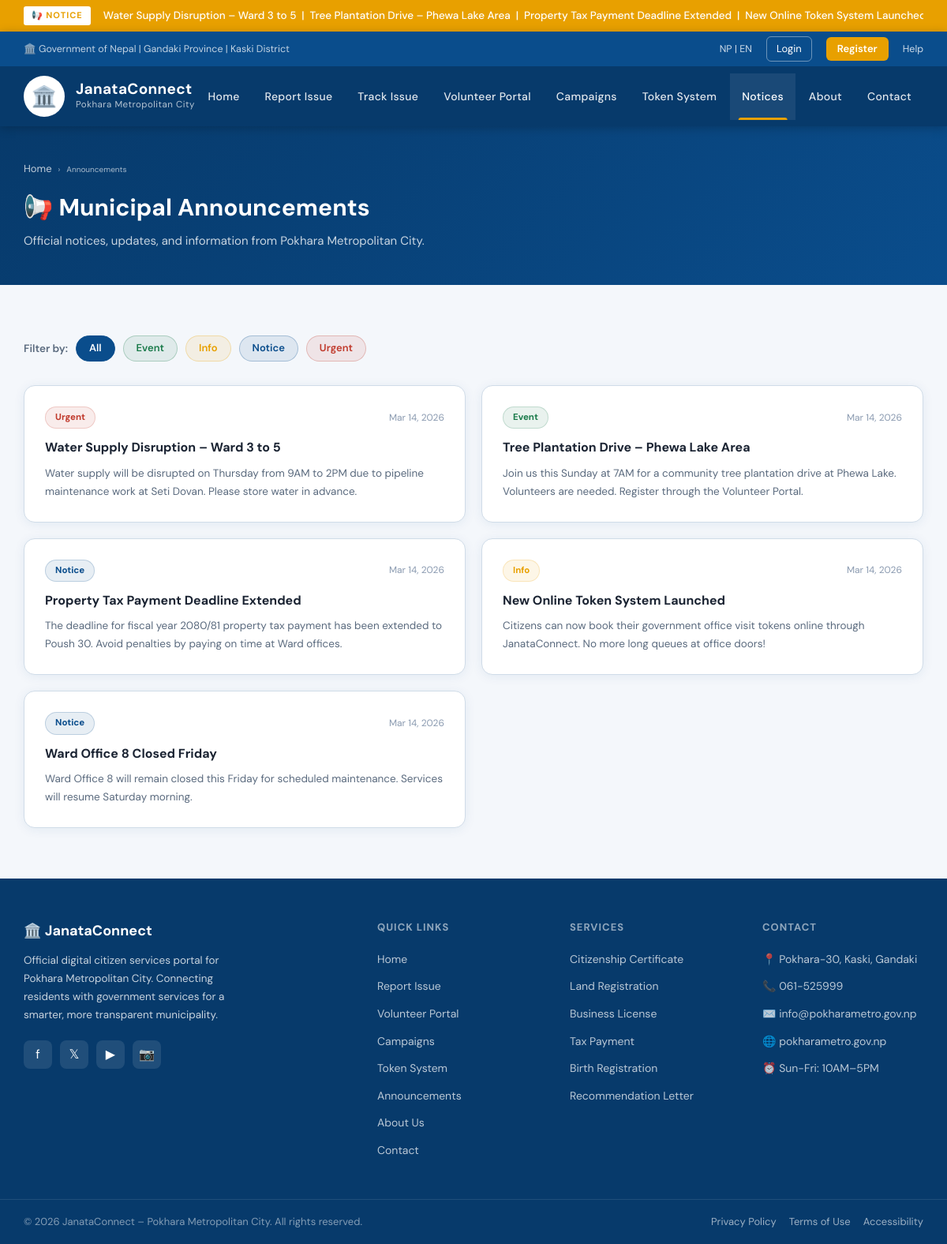
The app's page /announcements.php with its own data.
### tables this page shows
CREATE TABLE IF NOT EXISTS announcements (
    id INT AUTO_INCREMENT PRIMARY KEY,
    title VARCHAR(250) NOT NULL,
    body TEXT NOT NULL,
    tag VARCHAR(40) DEFAULT 'Notice',
    tag_color VARCHAR(20) DEFAULT '#0a4d8c',
    is_ticker TINYINT(1) DEFAULT 1,
    is_active TINYINT(1) DEFAULT 1,
    created_at TIMESTAMP DEFAULT CURRENT_TIMESTAMP,
    updated_at TIMESTAMP DEFAULT CURRENT_TIMESTAMP ON UPDATE CURRENT_TIMESTAMP
);

### announcements.php (the view, shortened to what this page needs)
<?php
$conn = getDB();
$tag_filter = $conn->real_escape_string($_GET['tag'] ?? '');
$where = "WHERE is_active=1" . ($tag_filter ? " AND tag='$tag_filter'" : '');
$announcements = $conn->query("SELECT * FROM announcements $where ORDER BY created_at DESC");
$tags_res = $conn->query("SELECT DISTINCT tag, tag_color FROM announcements WHERE is_active=1 ORDER BY tag");
$tags = [];
while ($t = $tags_res->fetch_assoc()) $tags[] = $t;
include 'includes/header.php';
?>
<div class="page-banner">
  <div class="container">
    <div class="breadcrumb">
      <a href="index.php">Home</a> <span>›</span> <span>Announcements</span>
    </div>
    <h1>📢 Municipal Announcements</h1>
    <p>Official notices, updates, and information from Pokhara Metropolitan City.</p>
  </div>
</div>
<section class="section">
  <div class="container">
    <div style="display:flex;gap:10px;flex-wrap:wrap;margin-bottom:30px;align-items:center;">
      <span style="font-size:13.5px;color:#5a6a7e;font-weight:600;">Filter by:</span>
      <a href="announcements.php" style="padding:5px 16px;border-radius:20px;font-size:13px;font-weight:600;text-decoration:none;
        background:<?= !$tag_filter ? 'var(--primary)' : '#f0f5ff' ?>;
        color:<?= !$tag_filter ? 'white' : 'var(--primary)' ?>;border:1.5px solid var(--primary);">
        All
      </a>
      <?php foreach ($tags as $t): ?>
      <a href="announcements.php?tag=<?= urlencode($t['tag']) ?>"
         style="padding:5px 16px;border-radius:20px;font-size:13px;font-weight:600;text-decoration:none;
           background:<?= ($tag_filter == $t['tag']) ? $t['tag_color'] : $t['tag_color'].'18' ?>;
           color:<?= ($tag_filter == $t['tag']) ? 'white' : $t['tag_color'] ?>;
           border:1.5px solid <?= $t['tag_color'] ?>44;">
        <?= htmlspecialchars($t['tag']) ?>
      </a>
      <?php endforeach; ?>
    </div>
    <div style="display:grid;grid-template-columns:1fr 1fr;gap:20px;">
      <?php
      while ($a = $announcements->fetch_assoc()):
      ?>
      <div style="background:white;border-radius:14px;padding:26px;box-shadow:0 2px 14px rgba(10,77,140,0.08);border:1.5px solid #d0dce8;transition:box-shadow 0.2s;"
           onmouseover="this.style.boxShadow='0 6px 28px rgba(10,77,140,0.14)'"
           onmouseout="this.style.boxShadow='0 2px 14px rgba(10,77,140,0.08)'">
        <div style="display:flex;justify-content:space-between;align-items:center;margin-bottom:13px;">
          <span style="background:<?= htmlspecialchars($a['tag_color']) ?>18;color:<?= htmlspecialchars($a['tag_color']) ?>;
            font-size:11.5px;font-weight:700;padding:4px 12px;border-radius:20px;
            border:1px solid <?= htmlspecialchars($a['tag_color']) ?>33;">
            <?= htmlspecialchars($a['tag']) ?>
          </span>
          <span style="font-size:12px;color:#8a9ab0;"><?= date('M j, Y', strtotime($a['created_at'])) ?></span>
        </div>
        <h3 style="font-size:16px;font-weight:700;color:#1a2332;margin-bottom:10px;line-height:1.4;">
          <?= htmlspecialchars($a['title']) ?>
        </h3>
        <p style="font-size:13.5px;color:#5a6a7e;line-height:1.7;"><?= nl2br(htmlspecialchars($a['body'])) ?></p>
      </div>
      <?php endwhile; ?>
    </div>
  </div>
</section>
<?php include 'includes/footer.php'; ?>

### css/style.css (style rules this page uses)
:root { --primary: #0a4d8c; --primary-dark: #073a6b; --primary-light: #1a6bbf; --accent: #e8a000; --accent-light: #f5c842; --red: #c0392b; --green: #1a7a4a; --text: #1a2332; --text-muted: #5a6a7e; --bg: #f4f7fb; --bg-white: #ffffff; --border: #d0dce8; --shadow: 0 2px 16px rgba(10,77,140,0.10); --shadow-md: 0 4px 32px rgba(10,77,140,0.14); --radius: 10px; --radius-lg: 18px; --transition: 0.22s ease; }
*, *::before, *::after { box-sizing: border-box; margin: 0; padding: 0; }
html { scroll-behavior: smooth; }
body { font-family: 'DM Sans', 'Mukta', sans-serif; background: var(--bg); color: var(--text); line-height: 1.6; min-height: 100vh; }
.container { max-width: 1180px; margin: 0 auto; padding: 0 20px; }
.section { padding: 64px 0; }
.page-banner { background: linear-gradient(135deg, var(--primary-dark), var(--primary)); color: white; padding: 44px 0; }
.page-banner h1 { font-size: 30px; font-weight: 700; margin-bottom: 6px; }
.page-banner p { color: rgba(255,255,255,0.78); font-size: 15px; }
.breadcrumb { display: flex; align-items: center; gap: 8px; font-size: 13px; color: rgba(255,255,255,0.65); margin-bottom: 14px; }
.breadcrumb a { color: rgba(255,255,255,0.75); text-decoration: none; }
.breadcrumb span { font-size: 10px; }

### records on screen
announcements: tag "Urgent", created_at "Mar 14, 2026", title "Water Supply Disruption – Ward 3 to 5", body "Water supply will be disrupted on Thursday from 9AM to 2PM due to pipeline maintenance work at Seti Dovan. Please store water in advance."
announcements: tag "Event", created_at "Mar 14, 2026", title "Tree Plantation Drive – Phewa Lake Area", body "Join us this Sunday at 7AM for a community tree plantation drive at Phewa Lake. Volunteers are needed. Register through the Volunteer Portal."
announcements: tag "Notice", created_at "Mar 14, 2026", title "Property Tax Payment Deadline Extended", body "The deadline for fiscal year 2080/81 property tax payment has been extended to Poush 30. Avoid penalties by paying on time at Ward offices."
announcements: tag "Info", created_at "Mar 14, 2026", title "New Online Token System Launched", body "Citizens can now book their government office visit tokens online through JanataConnect. No more long queues at office doors!"
announcements: tag "Notice", created_at "Mar 14, 2026", title "Ward Office 8 Closed Friday", body "Ward Office 8 will remain closed this Friday for scheduled maintenance. Services will resume Saturday morning."

### other values on screen
$_ticker_text "Water Supply Disruption – Ward 3 to 5 | Tree Plantation Drive – Phewa Lake Area | Property Tax Payment Deadline Extended | New Online Token System…"
$t['tag'] "Event"
$t['tag'] "Info"
$t['tag'] "Notice"
$t['tag'] "Urgent"
